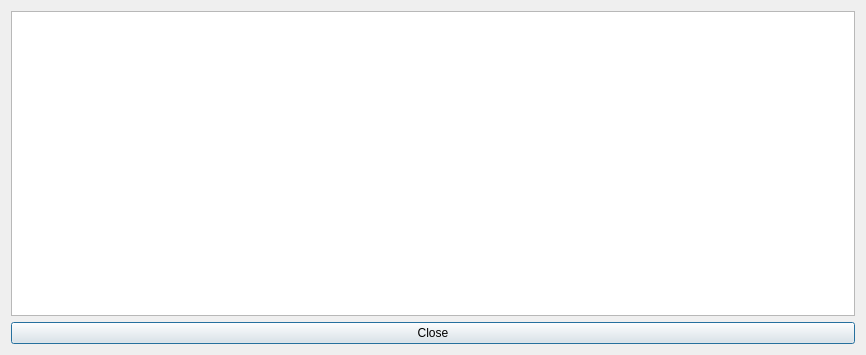
<?xml version="1.0" encoding="UTF-8"?>
<ui version="4.0">
 <class>Dialog</class>
 <widget class="QDialog" name="Dialog">
  <property name="geometry">
   <rect>
    <x>0</x>
    <y>0</y>
    <width>866</width>
    <height>355</height>
   </rect>
  </property>
  <property name="windowTitle">
   <string>Dialog</string>
  </property>
  <layout class="QGridLayout" name="gridLayout">
   <item row="0" column="0">
    <widget class="QTableView" name="tableView"/>
   </item>
   <item row="1" column="0">
    <widget class="QPushButton" name="checkbtn">
     <property name="text">
      <string>Close</string>
     </property>
    </widget>
   </item>
  </layout>
 </widget>
 <resources/>
 <connections/>
</ui>
